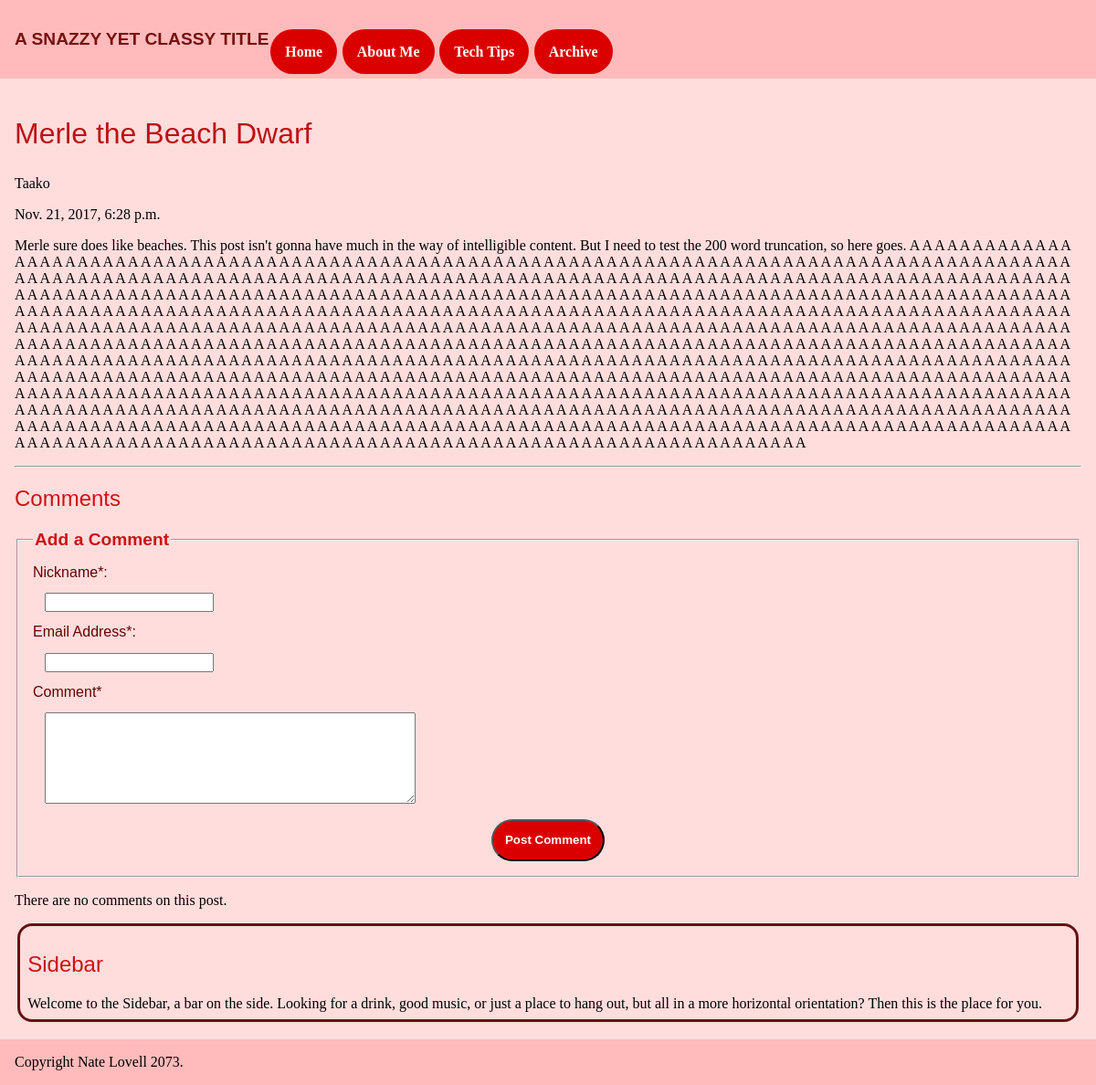
The app's page /blog/2/ with its own data.
### blog/models.py (models this page shows, shortened)
class Blog(models.Model):
    title = models.CharField(max_length=200)
    auth_name = models.CharField(max_length=50)
    content = models.CharField(max_length=25000)
    pub_date = models.DateTimeField('date published')

### blog/views.py (the view)
# urls.py: url(r'^(?P<pk>[0-9]+)/$', views.DetailView.as_view(), name='detail'),
class DetailView(generic.DetailView):
    model=Blog
    template_name='blog/detail.html'

### blog/templates/blog/detail.html (shortened to what this page needs)
{% extends 'blog/base.html' %}
{% block main %}
    <article>
        <h1>
            {{ blog.title }}
        </h1>
        <p>
            {{ blog.auth_name }}
        </p>
        <p>
            {{ blog.pub_date }}
        </p>
        <p>
            {{ blog.content }}
        </p>
    </article>
    <hr>
    <h2>
        Comments
    </h2>
    <form action="#" method="POST">
        <fieldset>
            <legend>Add a Comment</legend>
            <label>
                Nickname*:<br>
                <input type="text" name="nickname" aria-required="true">
            </label><br>
            <label>
                Email Address*:<br>
                <input type="email" name="email" aria-required="true">
            </label><br>
            <label>
                Comment*<br>
                <textarea name="comment" aria-required="true"></textarea>
            </label><br>
            <center>
                <button type="submit">Post Comment</button>
            </center>
        </fieldset>
    </form>
    {% if comment_list %}
        {% for comment in comment_list %}
            <article>
                <h3>
                    {{ comment.nickname }}
                </h3>
                <p>
                    {{ comment.email }}
                </p>
                <p>
                    {{ comment.pub_date }}
                </p>
                <p>
                    {{ comment.content }}
                </p>
            </article>
        {% endfor %}
    {% else %}
        <p>There are no comments on this post.</p>
    {% endif %}
{% endblock %}

### blog/static/stylesheet.css (style rules this page uses)
html,body { margin:0; }
header nav a, header nav a:visited, button { background-color: #db0000; color: #ffffff; padding: 1em; text-decoration: none; border-radius:7em; font-weight:bold; }
h1 { font-size:2em; font-family:sans-serif; color:#bb1313; font-weight:500; }
h2>a, h2 { font-size:1.5em; font-family:sans-serif; color:#cc1313; font-weight:400; }
fieldset { padding:1em; }
legend { font-size:1.2em; font-family:sans-serif; color:#cc1313; font-weight:700; }
label { font-size:1em; font-family:sans-serif; color:#660000; font-weight:500; }
input { margin:1em; }
textarea { margin:1em; min-width:30em; min-height:7em; }

### records on screen
Blog: title "Merle the Beach Dwarf", auth_name "Taako", pub_date "Nov. 21, 2017, 6:28 p.m.", content "Merle sure does like beaches. This post isn't gonna have much in the way of intelligible content. But I need to test the 200 word truncation, so here goes. A A A A A A A A A A A A A A A A A A A A A A A A A A A A A A A A A A A A A A A A A A A A A A A A A A A A A A A A A A A A A A A A A A A A A A A A A A A A A A A A A A A A A A A A A A A A A A A A A A A A A A A A A A A A A A A A A A A A A A A A A A A A A A A A A A A A A A A A A A A A A A A A A A A A A A A A A A A A A A A A A A A A A A A A A A A A A A A A A A A A A A A A A A A A A A A A A A A A A A A A A A A A A A A A A A A A A A A A A A A A A A A A A A A A A A A A A A A A A A A A A A A A A A A A A A A A A A A A A A A A A A A A A A A A A A A A…"
